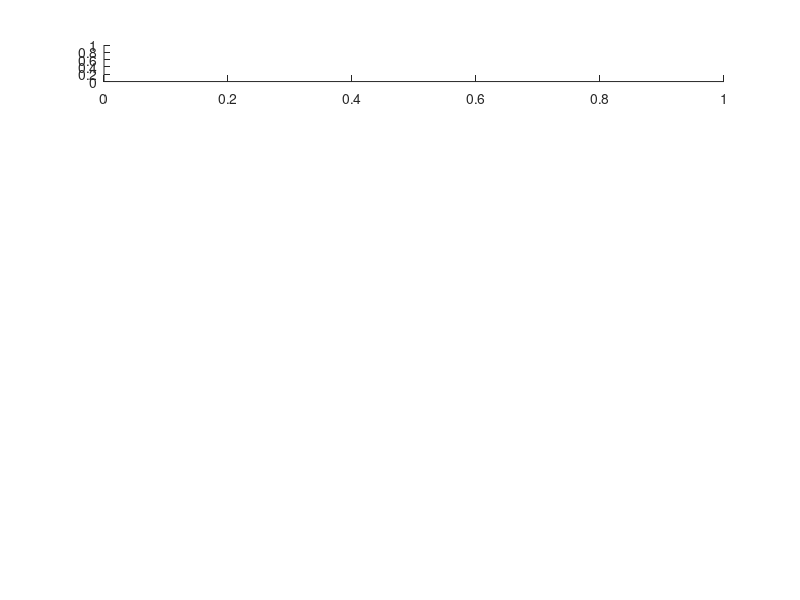

The MATLAB source for this figure: (Note: this script raises an error after producing the figure.)
for j=0:8:0
    figure('position',[0 0 700 1500]);
    window = 100000;
    start = 1;

    subplot(9,1,1);
    plot(fingerVector(etimes(start):etimes(start+window)));
    xlim([0 window]);
    ylim([0 1]);
    title('Finger Movement');

    params.fpass = [13 30];
    params.fs = 30000;

    for i=1:8
        subplot(9,1,i+1);
        betaspec(double(NS5.Data(j+i,ctimes(start):ctimes(start+window))));
        title(strcat('Channel ',int2str(j+i)));
    end
end